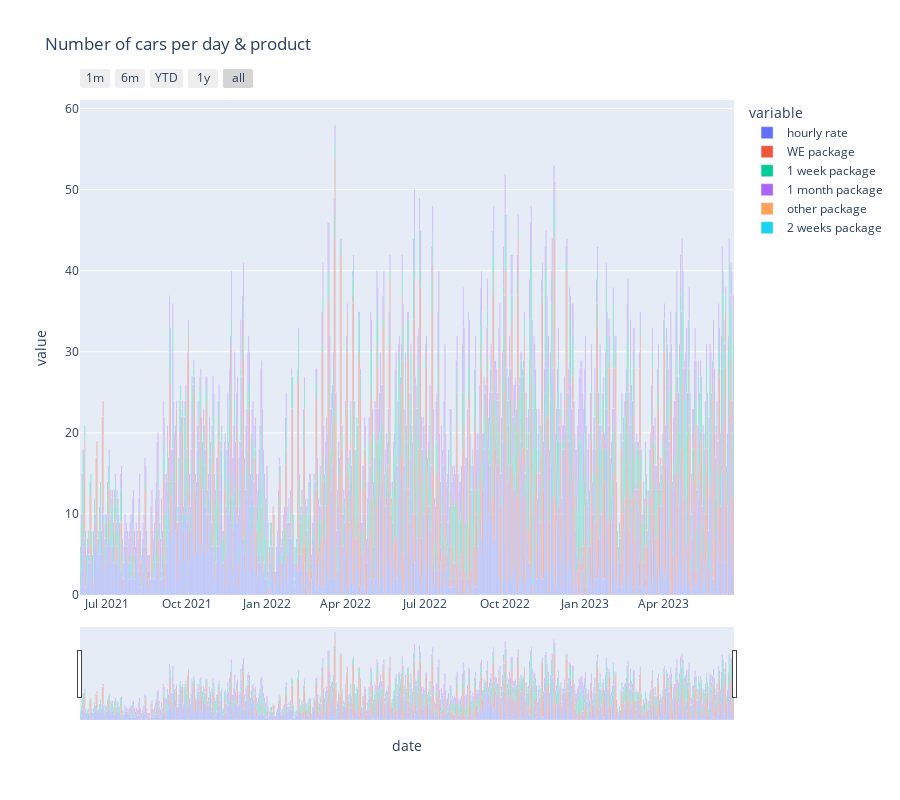

Notebook code cell kept with this figure:
### Code cell
# Plot a graph of the number of cars per day and products
wide_df = pd.DataFrame(df_products)

fig = px.bar(wide_df, 
             x="date", 
             y=["hourly rate", "WE package", "1 week package", "1 month package", "other package", "2 weeks package"], 
             title="Number of cars per day & product")

# Add a range slider and selectors
fig.update_xaxes(
    rangeslider_visible=True,
    rangeselector=dict(
        buttons=list([
            dict(count=1, label="1m", step="month", stepmode="backward"),
            dict(count=6, label="6m", step="month", stepmode="backward"),
            dict(count=1, label="YTD", step="year", stepmode="todate"),
            dict(count=1, label="1y", step="year", stepmode="backward"),
            dict(step="all")
        ])
    )
)

# Set the height of the plot
fig.update_layout(height=800)

# Show the graph
fig.show()

### Figure 1 — Plotly figure (JSON) as saved in the notebook; plotly's stock layout.template omitted (floating-point values rounded to 4 significant figures; data arrays with more than 128 entries replaced by an {"elided": "..."} marker saying what was removed)
{"data": [{"alignmentgroup": "True", "hovertemplate": "variable=hourly rate<br>date=%{x}<br>value=%{y}<extra></extra>", "legendgroup": "hourly rate", "marker": {"color": "#636efa", "pattern": {"shape": ""}}, "name": "hourly rate", "offsetgroup": "hourly rate", "orientation": "v", "showlegend": true, "textposition": "auto", "type": "bar", "x": {"elided": "750 str values"}, "xaxis": "x", "y": {"elided": "750 int values"}, "yaxis": "y"}, {"alignmentgroup": "True", "hovertemplate": "variable=WE package<br>date=%{x}<br>value=%{y}<extra></extra>", "legendgroup": "WE package", "marker": {"color": "#EF553B", "pattern": {"shape": ""}}, "name": "WE package", "offsetgroup": "WE package", "orientation": "v", "showlegend": true, "textposition": "auto", "type": "bar", "x": {"elided": "750 str values"}, "xaxis": "x", "y": {"elided": "750 int values"}, "yaxis": "y"}, {"alignmentgroup": "True", "hovertemplate": "variable=1 week package<br>date=%{x}<br>value=%{y}<extra></extra>", "legendgroup": "1 week package", "marker": {"color": "#00cc96", "pattern": {"shape": ""}}, "name": "1 week package", "offsetgroup": "1 week package", "orientation": "v", "showlegend": true, "textposition": "auto", "type": "bar", "x": {"elided": "750 str values"}, "xaxis": "x", "y": {"elided": "750 int values"}, "yaxis": "y"}, {"alignmentgroup": "True", "hovertemplate": "variable=1 month package<br>date=%{x}<br>value=%{y}<extra></extra>", "legendgroup": "1 month package", "marker": {"color": "#ab63fa", "pattern": {"shape": ""}}, "name": "1 month package", "offsetgroup": "1 month package", "orientation": "v", "showlegend": true, "textposition": "auto", "type": "bar", "x": {"elided": "750 str values"}, "xaxis": "x", "y": {"elided": "750 int values"}, "yaxis": "y"}, {"alignmentgroup": "True", "hovertemplate": "variable=other package<br>date=%{x}<br>value=%{y}<extra></extra>", "legendgroup": "other package", "marker": {"color": "#FFA15A", "pattern": {"shape": ""}}, "name": "other package", "offsetgroup": "other package", "orientation": "v", "showlegend": true, "textposition": "auto", "type": "bar", "x": {"elided": "750 str values"}, "xaxis": "x", "y": {"elided": "750 int values"}, "yaxis": "y"}, {"alignmentgroup": "True", "hovertemplate": "variable=2 weeks package<br>date=%{x}<br>value=%{y}<extra></extra>", "legendgroup": "2 weeks package", "marker": {"color": "#19d3f3", "pattern": {"shape": ""}}, "name": "2 weeks package", "offsetgroup": "2 weeks package", "orientation": "v", "showlegend": true, "textposition": "auto", "type": "bar", "x": {"elided": "750 str values"}, "xaxis": "x", "y": {"elided": "750 int values"}, "yaxis": "y"}], "layout": {"barmode": "relative", "height": 800, "legend": {"title": {"text": "variable"}, "tracegroupgap": 0}, "title": {"text": "Number of cars per day & product"}, "xaxis": {"anchor": "y", "domain": [0, 1], "rangeselector": {"buttons": [{"count": 1, "label": "1m", "step": "month", "stepmode": "backward"}, {"count": 6, "label": "6m", "step": "month", "stepmode": "backward"}, {"count": 1, "label": "YTD", "step": "year", "stepmode": "todate"}, {"count": 1, "label": "1y", "step": "year", "stepmode": "backward"}, {"step": "all"}]}, "rangeslider": {"visible": true}, "title": {"text": "date"}}, "yaxis": {"anchor": "x", "domain": [0, 1], "title": {"text": "value"}}}}
